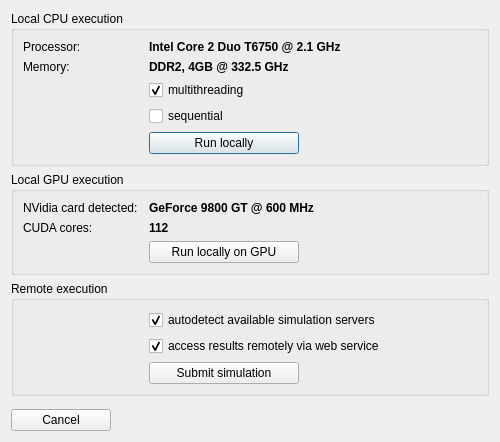
<?xml version="1.0" encoding="UTF-8"?>
<ui version="4.0">
 <class>Dialog</class>
 <widget class="QDialog" name="Dialog">
  <property name="geometry">
   <rect>
    <x>0</x>
    <y>0</y>
    <width>500</width>
    <height>442</height>
   </rect>
  </property>
  <property name="windowTitle">
   <string>Run simulation...</string>
  </property>
  <property name="locale">
   <locale language="English" country="UnitedStates"/>
  </property>
  <layout class="QVBoxLayout" name="verticalLayout">
   <item>
    <widget class="QGroupBox" name="groupBox">
     <property name="minimumSize">
      <size>
       <width>0</width>
       <height>0</height>
      </size>
     </property>
     <property name="title">
      <string>Local CPU execution</string>
     </property>
     <layout class="QFormLayout" name="formLayout">
      <property name="fieldGrowthPolicy">
       <enum>QFormLayout::AllNonFixedFieldsGrow</enum>
      </property>
      <item row="0" column="0">
       <widget class="QLabel" name="label">
        <property name="minimumSize">
         <size>
          <width>120</width>
          <height>0</height>
         </size>
        </property>
        <property name="text">
         <string>Processor:</string>
        </property>
       </widget>
      </item>
      <item row="0" column="1">
       <widget class="QLabel" name="label_2">
        <property name="font">
         <font>
          <weight>75</weight>
          <bold>true</bold>
         </font>
        </property>
        <property name="text">
         <string>Intel Core 2 Duo T6750 @ 2.1 GHz</string>
        </property>
       </widget>
      </item>
      <item row="1" column="0">
       <widget class="QLabel" name="label_3">
        <property name="text">
         <string>Memory:</string>
        </property>
       </widget>
      </item>
      <item row="1" column="1">
       <widget class="QLabel" name="label_4">
        <property name="font">
         <font>
          <weight>75</weight>
          <bold>true</bold>
         </font>
        </property>
        <property name="text">
         <string>DDR2, 4GB @ 332.5 GHz</string>
        </property>
       </widget>
      </item>
      <item row="2" column="0">
       <spacer name="horizontalSpacer">
        <property name="orientation">
         <enum>Qt::Horizontal</enum>
        </property>
        <property name="sizeHint" stdset="0">
         <size>
          <width>40</width>
          <height>20</height>
         </size>
        </property>
       </spacer>
      </item>
      <item row="2" column="1">
       <widget class="QCheckBox" name="checkBox">
        <property name="text">
         <string>multithreading</string>
        </property>
        <property name="checked">
         <bool>true</bool>
        </property>
       </widget>
      </item>
      <item row="4" column="0">
       <spacer name="horizontalSpacer_2">
        <property name="orientation">
         <enum>Qt::Horizontal</enum>
        </property>
        <property name="sizeHint" stdset="0">
         <size>
          <width>40</width>
          <height>20</height>
         </size>
        </property>
       </spacer>
      </item>
      <item row="4" column="1">
       <widget class="QPushButton" name="pushButton">
        <property name="maximumSize">
         <size>
          <width>150</width>
          <height>16777215</height>
         </size>
        </property>
        <property name="text">
         <string>Run locally</string>
        </property>
       </widget>
      </item>
      <item row="3" column="0">
       <spacer name="horizontalSpacer_3">
        <property name="orientation">
         <enum>Qt::Horizontal</enum>
        </property>
        <property name="sizeHint" stdset="0">
         <size>
          <width>40</width>
          <height>20</height>
         </size>
        </property>
       </spacer>
      </item>
      <item row="3" column="1">
       <widget class="QCheckBox" name="checkBox_2">
        <property name="text">
         <string>sequential</string>
        </property>
       </widget>
      </item>
     </layout>
    </widget>
   </item>
   <item>
    <widget class="QGroupBox" name="groupBox_2">
     <property name="minimumSize">
      <size>
       <width>0</width>
       <height>0</height>
      </size>
     </property>
     <property name="title">
      <string>Local GPU execution</string>
     </property>
     <layout class="QFormLayout" name="formLayout_2">
      <property name="fieldGrowthPolicy">
       <enum>QFormLayout::AllNonFixedFieldsGrow</enum>
      </property>
      <item row="0" column="0">
       <widget class="QLabel" name="label_5">
        <property name="minimumSize">
         <size>
          <width>120</width>
          <height>0</height>
         </size>
        </property>
        <property name="text">
         <string>NVidia card detected:</string>
        </property>
       </widget>
      </item>
      <item row="0" column="1">
       <widget class="QLabel" name="label_6">
        <property name="font">
         <font>
          <weight>75</weight>
          <bold>true</bold>
         </font>
        </property>
        <property name="text">
         <string>GeForce 9800 GT @ 600 MHz</string>
        </property>
       </widget>
      </item>
      <item row="1" column="0">
       <widget class="QLabel" name="label_7">
        <property name="text">
         <string>CUDA cores:</string>
        </property>
       </widget>
      </item>
      <item row="1" column="1">
       <widget class="QLabel" name="label_8">
        <property name="font">
         <font>
          <weight>75</weight>
          <bold>true</bold>
         </font>
        </property>
        <property name="text">
         <string>112</string>
        </property>
       </widget>
      </item>
      <item row="2" column="0">
       <spacer name="horizontalSpacer_4">
        <property name="orientation">
         <enum>Qt::Horizontal</enum>
        </property>
        <property name="sizeHint" stdset="0">
         <size>
          <width>40</width>
          <height>20</height>
         </size>
        </property>
       </spacer>
      </item>
      <item row="2" column="1">
       <widget class="QPushButton" name="pushButton_3">
        <property name="maximumSize">
         <size>
          <width>150</width>
          <height>16777215</height>
         </size>
        </property>
        <property name="text">
         <string>Run locally on GPU</string>
        </property>
       </widget>
      </item>
     </layout>
    </widget>
   </item>
   <item>
    <widget class="QGroupBox" name="groupBox_3">
     <property name="minimumSize">
      <size>
       <width>0</width>
       <height>0</height>
      </size>
     </property>
     <property name="title">
      <string>Remote execution</string>
     </property>
     <layout class="QFormLayout" name="formLayout_3">
      <property name="fieldGrowthPolicy">
       <enum>QFormLayout::AllNonFixedFieldsGrow</enum>
      </property>
      <item row="0" column="0">
       <spacer name="horizontalSpacer_5">
        <property name="orientation">
         <enum>Qt::Horizontal</enum>
        </property>
        <property name="sizeHint" stdset="0">
         <size>
          <width>120</width>
          <height>20</height>
         </size>
        </property>
       </spacer>
      </item>
      <item row="0" column="1">
       <widget class="QCheckBox" name="checkBox_3">
        <property name="text">
         <string>autodetect available simulation servers</string>
        </property>
        <property name="checked">
         <bool>true</bool>
        </property>
       </widget>
      </item>
      <item row="1" column="0">
       <spacer name="horizontalSpacer_7">
        <property name="orientation">
         <enum>Qt::Horizontal</enum>
        </property>
        <property name="sizeHint" stdset="0">
         <size>
          <width>40</width>
          <height>20</height>
         </size>
        </property>
       </spacer>
      </item>
      <item row="1" column="1">
       <widget class="QCheckBox" name="checkBox_4">
        <property name="text">
         <string>access results remotely via web service</string>
        </property>
        <property name="checked">
         <bool>true</bool>
        </property>
       </widget>
      </item>
      <item row="2" column="0">
       <spacer name="horizontalSpacer_6">
        <property name="orientation">
         <enum>Qt::Horizontal</enum>
        </property>
        <property name="sizeHint" stdset="0">
         <size>
          <width>40</width>
          <height>20</height>
         </size>
        </property>
       </spacer>
      </item>
      <item row="2" column="1">
       <widget class="QPushButton" name="pushButton_4">
        <property name="maximumSize">
         <size>
          <width>150</width>
          <height>16777215</height>
         </size>
        </property>
        <property name="text">
         <string>Submit simulation</string>
        </property>
       </widget>
      </item>
     </layout>
    </widget>
   </item>
   <item>
    <spacer name="verticalSpacer">
     <property name="orientation">
      <enum>Qt::Vertical</enum>
     </property>
     <property name="sizeHint" stdset="0">
      <size>
       <width>20</width>
       <height>40</height>
      </size>
     </property>
    </spacer>
   </item>
   <item>
    <widget class="QPushButton" name="pushButton_2">
     <property name="maximumSize">
      <size>
       <width>100</width>
       <height>16777215</height>
      </size>
     </property>
     <property name="text">
      <string>Cancel</string>
     </property>
    </widget>
   </item>
  </layout>
 </widget>
 <resources/>
 <connections/>
</ui>
